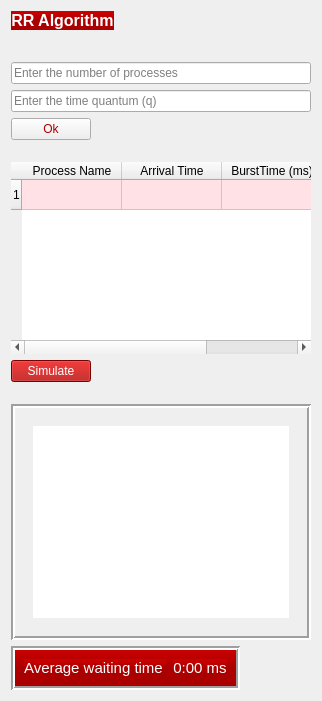
            <widget class="QWidget" name="page_4">
             <layout class="QVBoxLayout" name="verticalLayout_13">
              <item>
               <widget class="QLabel" name="label_6">
                <property name="sizePolicy">
                 <sizepolicy hsizetype="Fixed" vsizetype="Fixed">
                  <horstretch>0</horstretch>
                  <verstretch>0</verstretch>
                 </sizepolicy>
                </property>
                <property name="font">
                 <font>
                  <pointsize>12</pointsize>
                  <weight>75</weight>
                  <bold>true</bold>
                 </font>
                </property>
                <property name="styleSheet">
                 <string notr="true"> background-color: QLinearGradient(x1:0, y1:0, x2:0, y2:1, stop:0  rgb(208, 0, 0), stop: 0.5 rgb(170, 0, 0));</string>
                </property>
                <property name="text">
                 <string>&lt;html&gt;&lt;head/&gt;&lt;body&gt;&lt;p align=&quot;center&quot;&gt;&lt;span style=&quot; color:#ffffff;&quot;&gt;RR Algorithm&lt;/span&gt;&lt;/p&gt;&lt;/body&gt;&lt;/html&gt;</string>
                </property>
                <property name="textFormat">
                 <enum>Qt::RichText</enum>
                </property>
               </widget>
              </item>
              <item>
               <widget class="Line" name="line_9">
                <property name="sizePolicy">
                 <sizepolicy hsizetype="Fixed" vsizetype="Fixed">
                  <horstretch>0</horstretch>
                  <verstretch>10</verstretch>
                 </sizepolicy>
                </property>
                <property name="minimumSize">
                 <size>
                  <width>0</width>
                  <height>20</height>
                 </size>
                </property>
                <property name="styleSheet">
                 <string notr="true">border:none</string>
                </property>
                <property name="orientation">
                 <enum>Qt::Vertical</enum>
                </property>
               </widget>
              </item>
              <item>
               <layout class="QVBoxLayout" name="verticalLayout_6">
                <item>
                 <widget class="QLineEdit" name="process_no_4">
                  <property name="sizePolicy">
                   <sizepolicy hsizetype="Maximum" vsizetype="Preferred">
                    <horstretch>0</horstretch>
                    <verstretch>0</verstretch>
                   </sizepolicy>
                  </property>
                  <property name="maximumSize">
                   <size>
                    <width>300</width>
                    <height>16777215</height>
                   </size>
                  </property>
                  <property name="styleSheet">
                   <string notr="true">font: 75  9pt &quot;MS Shell Dlg 2&quot;;


	color: rgb(0, 0, 0);</string>
                  </property>
                  <property name="text">
                   <string/>
                  </property>
                  <property name="placeholderText">
                   <string>Enter the number of processes</string>
                  </property>
                 </widget>
                </item>
                <item>
                 <widget class="QLineEdit" name="q_time">
                  <property name="sizePolicy">
                   <sizepolicy hsizetype="Maximum" vsizetype="Preferred">
                    <horstretch>0</horstretch>
                    <verstretch>0</verstretch>
                   </sizepolicy>
                  </property>
                  <property name="maximumSize">
                   <size>
                    <width>300</width>
                    <height>16777215</height>
                   </size>
                  </property>
                  <property name="styleSheet">
                   <string notr="true">font: 75  9pt &quot;MS Shell Dlg 2&quot;;


	color: rgb(0, 0, 0);</string>
                  </property>
                  <property name="text">
                   <string/>
                  </property>
                  <property name="placeholderText">
                   <string>Enter the time quantum (q)</string>
                  </property>
                 </widget>
                </item>
                <item>
                 <widget class="QPushButton" name="ok_4">
                  <property name="sizePolicy">
                   <sizepolicy hsizetype="Fixed" vsizetype="Fixed">
                    <horstretch>0</horstretch>
                    <verstretch>0</verstretch>
                   </sizepolicy>
                  </property>
                  <property name="styleSheet">
                   <string notr="true">QPushButton::hover

{

	background-color: rgb(255, 0, 0);
	color: rgb(255, 255, 255);
}

QPushButton{
	
	font: 75  11pt bold &quot;Perpetua Titling MT&quot;;

	color: rgb(170, 0, 0);


}

QPushButton:pressed
{
    background-color: QLinearGradient( x1: 0, y1: 0, x2: 0, y2: 1, stop: 0 #2d2d2d, stop: 0.1 #2b2b2b, stop: 0.5 #292929, stop: 0.9 #282828, stop: 1 #252525);
}</string>
                  </property>
                  <property name="text">
                   <string>Ok</string>
                  </property>
                 </widget>
                </item>
                <item>
                 <widget class="Line" name="line_14">
                  <property name="sizePolicy">
                   <sizepolicy hsizetype="Fixed" vsizetype="Fixed">
                    <horstretch>0</horstretch>
                    <verstretch>0</verstretch>
                   </sizepolicy>
                  </property>
                  <property name="minimumSize">
                   <size>
                    <width>0</width>
                    <height>10</height>
                   </size>
                  </property>
                  <property name="styleSheet">
                   <string notr="true">border:none</string>
                  </property>
                  <property name="orientation">
                   <enum>Qt::Vertical</enum>
                  </property>
                 </widget>
                </item>
                <item>
                 <widget class="QTableWidget" name="tableWidget_4">
                  <property name="sizePolicy">
                   <sizepolicy hsizetype="Minimum" vsizetype="Expanding">
                    <horstretch>0</horstretch>
                    <verstretch>0</verstretch>
                   </sizepolicy>
                  </property>
                  <property name="maximumSize">
                   <size>
                    <width>420</width>
                    <height>16777215</height>
                   </size>
                  </property>
                  <property name="styleSheet">
                   <string notr="true">QTableWidge::hover

{

	background-color: rgb(255, 0, 0);
}

QTableWidget::item::hover

{

	background-color: rgb(255, 255, 255);
	color: rgb(0, 0, 0);

}
QTableWidget::item::selected::none

{
background-color: rgb(255, 225, 230);
	color: rgb(0, 0, 0);

}
QTableWidget{
		font: 75 12pt bold &quot;Perpetua Titling MT&quot;;

	color: rgb(0, 0, 0);
border:none;
}
</string>
                  </property>
                  <property name="editTriggers">
                   <set>QAbstractItemView::AllEditTriggers</set>
                  </property>
                  <row>
                   <property name="text">
                    <string>1</string>
                   </property>
                  </row>
                  <column>
                   <property name="text">
                    <string>Process Name</string>
                   </property>
                  </column>
                  <column>
                   <property name="text">
                    <string>Arrival Time</string>
                   </property>
                  </column>
                  <column>
                   <property name="text">
                    <string>BurstTime (ms)</string>
                   </property>
                  </column>
                 </widget>
                </item>
                <item>
                 <widget class="QPushButton" name="simulate_4">
                  <property name="sizePolicy">
                   <sizepolicy hsizetype="Fixed" vsizetype="Fixed">
                    <horstretch>0</horstretch>
                    <verstretch>0</verstretch>
                   </sizepolicy>
                  </property>
                  <property name="styleSheet">
                   <string notr="true">QPushButton::hover

{

	background-color: rgb(255, 0, 0);
}

QPushButton{
	
	font: 75  11pt bold &quot;Perpetua Titling MT&quot;;

	color: rgb(255, 255, 255);
	background-color: rgb(170, 0, 0);


}

QPushButton:pressed
{
    background-color: QLinearGradient( x1: 0, y1: 0, x2: 0, y2: 1, stop: 0 #2d2d2d, stop: 0.1 #2b2b2b, stop: 0.5 #292929, stop: 0.9 #282828, stop: 1 #252525);
}</string>
                  </property>
                  <property name="text">
                   <string>Simulate</string>
                  </property>
                 </widget>
                </item>
               </layout>
              </item>
              <item>
               <widget class="Line" name="line_10">
                <property name="sizePolicy">
                 <sizepolicy hsizetype="Fixed" vsizetype="Fixed">
                  <horstretch>0</horstretch>
                  <verstretch>0</verstretch>
                 </sizepolicy>
                </property>
                <property name="minimumSize">
                 <size>
                  <width>0</width>
                  <height>10</height>
                 </size>
                </property>
                <property name="styleSheet">
                 <string notr="true">border:none</string>
                </property>
                <property name="orientation">
                 <enum>Qt::Vertical</enum>
                </property>
               </widget>
              </item>
              <item>
               <widget class="QFrame" name="frame_12">
                <property name="styleSheet">
                 <string notr="true"/>
                </property>
                <property name="frameShape">
                 <enum>QFrame::Box</enum>
                </property>
                <property name="frameShadow">
                 <enum>QFrame::Sunken</enum>
                </property>
                <property name="lineWidth">
                 <number>2</number>
                </property>
                <layout class="QVBoxLayout" name="verticalLayout_11">
                 <item>
                  <widget class="QScrollArea" name="scrollArea_5">
                   <property name="styleSheet">
                    <string notr="true">border:none;</string>
                   </property>
                   <property name="widgetResizable">
                    <bool>true</bool>
                   </property>
                   <widget class="QWidget" name="scrollAreaWidgetContents_5">
                    <property name="geometry">
                     <rect>
                      <x>0</x>
                      <y>0</y>
                      <width>884</width>
                      <height>205</height>
                     </rect>
                    </property>
                    <layout class="QGridLayout" name="gridLayout_9">
                     <item row="0" column="0">
                      <widget class="QGraphicsView" name="graphicsView_4"/>
                     </item>
                    </layout>
                   </widget>
                  </widget>
                 </item>
                </layout>
               </widget>
              </item>
              <item>
               <widget class="QFrame" name="frame_9">
                <property name="sizePolicy">
                 <sizepolicy hsizetype="Fixed" vsizetype="Fixed">
                  <horstretch>0</horstretch>
                  <verstretch>0</verstretch>
                 </sizepolicy>
                </property>
                <property name="styleSheet">
                 <string notr="true"> background-color: QLinearGradient(x1:0, y1:0, x2:0, y2:1, stop:0  rgb(208, 0, 0), stop: 0.5 rgb(170, 0, 0));</string>
                </property>
                <property name="frameShape">
                 <enum>QFrame::Box</enum>
                </property>
                <property name="frameShadow">
                 <enum>QFrame::Sunken</enum>
                </property>
                <property name="lineWidth">
                 <number>2</number>
                </property>
                <layout class="QHBoxLayout" name="horizontalLayout_3">
                 <item>
                  <widget class="QLabel" name="label_12">
                   <property name="sizePolicy">
                    <sizepolicy hsizetype="Fixed" vsizetype="Fixed">
                     <horstretch>0</horstretch>
                     <verstretch>0</verstretch>
                    </sizepolicy>
                   </property>
                   <property name="font">
                    <font>
                     <pointsize>12</pointsize>
                     <weight>75</weight>
                     <bold>true</bold>
                    </font>
                   </property>
                   <property name="styleSheet">
                    <string notr="true">color: rgb(122, 122, 122);</string>
                   </property>
                   <property name="text">
                    <string>&lt;html&gt;&lt;head/&gt;&lt;body&gt;&lt;p align=&quot;center&quot;&gt;&lt;span style=&quot; font-size:11pt; font-weight:400; color:#ffffff;&quot;&gt;Average waiting time &lt;/span&gt;&lt;/p&gt;&lt;/body&gt;&lt;/html&gt;</string>
                   </property>
                   <property name="textFormat">
                    <enum>Qt::RichText</enum>
                   </property>
                  </widget>
                 </item>
                 <item>
                  <widget class="QLabel" name="lbl_waitingtime_4">
                   <property name="sizePolicy">
                    <sizepolicy hsizetype="Fixed" vsizetype="Fixed">
                     <horstretch>0</horstretch>
                     <verstretch>0</verstretch>
                    </sizepolicy>
                   </property>
                   <property name="font">
                    <font>
                     <pointsize>12</pointsize>
                     <weight>75</weight>
                     <bold>true</bold>
                    </font>
                   </property>
                   <property name="styleSheet">
                    <string notr="true"/>
                   </property>
                   <property name="text">
                    <string>&lt;html&gt;&lt;head/&gt;&lt;body&gt;&lt;p align=&quot;center&quot;&gt;&lt;span style=&quot; font-size:11pt; font-weight:400; color:#ffffff;&quot;&gt;0:00 ms&lt;/span&gt;&lt;/p&gt;&lt;/body&gt;&lt;/html&gt;</string>
                   </property>
                   <property name="textFormat">
                    <enum>Qt::RichText</enum>
                   </property>
                  </widget>
                 </item>
                </layout>
               </widget>
              </item>
             </layout>
            </widget>
